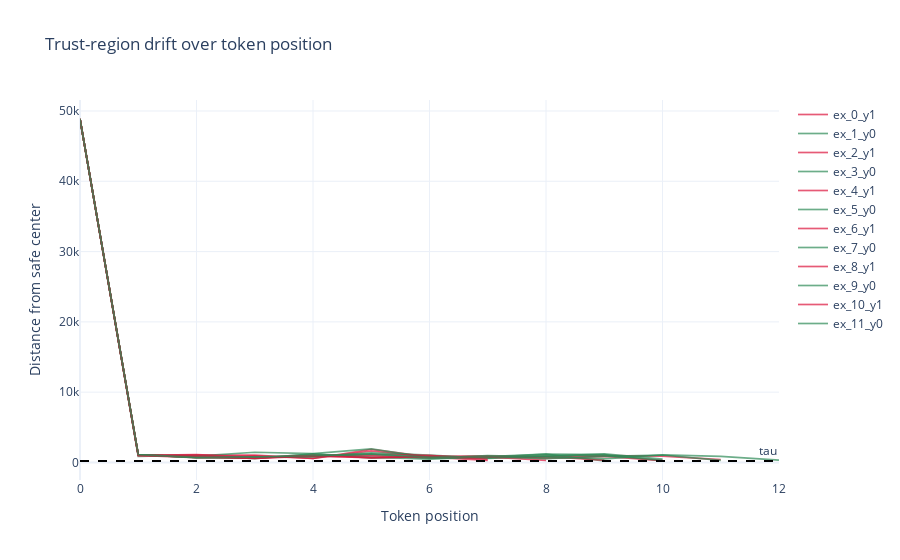

Write notebook code for a chart like this one.
### Code cell
safe_center, tau = fit_trust_region(X_calib, y_calib, q=0.95)
print("Trust-region tau (95th percentile safe distance):", round(tau, 4))

if CFG.direction_method.startswith("sparse_"):
    drifts = [
        np.linalg.norm(sparse_projector.encode(traj) - safe_center[None, :], axis=1)
        for traj in trajectories
    ]
else:
    drifts = [drift_curve(traj, safe_center) for traj in trajectories]

plot_drift_curves(drifts, labels, tau=tau)

# Example simple acceptance from pooled representation (in probe feature space).
test_dists = np.linalg.norm(X_test - safe_center[None, :], axis=1)
accept = test_dists <= tau
print("Acceptance rate on test:", round(float(accept.mean()), 4))
print("Unsafe accepted:", int(((y_test == 1) & accept).sum()), "/", int((y_test == 1).sum()))

### Figure 1 — Plotly figure (JSON) as saved in the notebook; plotly's stock layout.template omitted (floating-point values rounded to 4 significant figures)
{"data": [{"line": {"color": "crimson", "width": 1.7}, "mode": "lines", "name": "ex_0_y1", "opacity": 0.7, "type": "scatter", "x": [0, 1, 2, 3, 4, 5, 6, 7, 8, 9, 10, 11], "y": [48860.0, 1114.0, 720.9, 618.5, 1041.0, 981.6, 596.3, 733.7, 821.2, 970.2, 887.6, 409.8]}, {"line": {"color": "seagreen", "width": 1.7}, "mode": "lines", "name": "ex_1_y0", "opacity": 0.7, "type": "scatter", "x": [0, 1, 2, 3, 4, 5, 6, 7, 8, 9], "y": [48860.0, 866.1, 1043.0, 531.5, 1239.0, 620.9, 864.8, 736.8, 1195.0, 207.9]}, {"line": {"color": "crimson", "width": 1.7}, "mode": "lines", "name": "ex_2_y1", "opacity": 0.7, "type": "scatter", "x": [0, 1, 2, 3, 4, 5, 6, 7], "y": [48860.0, 1089.0, 1062.0, 1040.0, 584.0, 1627.0, 751.3, 281.8]}, {"line": {"color": "seagreen", "width": 1.7}, "mode": "lines", "name": "ex_3_y0", "opacity": 0.7, "type": "scatter", "x": [0, 1, 2, 3, 4, 5, 6, 7, 8, 9, 10], "y": [48860.0, 1114.0, 720.9, 618.5, 1197.0, 763.5, 478.3, 816.6, 1178.0, 1126.0, 207.9]}, {"line": {"color": "crimson", "width": 1.7}, "mode": "lines", "name": "ex_4_y1", "opacity": 0.7, "type": "scatter", "x": [0, 1, 2, 3, 4, 5, 6, 7, 8, 9], "y": [48860.0, 991.0, 674.2, 944.9, 560.3, 1848.0, 804.5, 774.9, 844.2, 328.4]}, {"line": {"color": "seagreen", "width": 1.7}, "mode": "lines", "name": "ex_5_y0", "opacity": 0.7, "type": "scatter", "x": [0, 1, 2, 3, 4, 5, 6, 7, 8, 9, 10], "y": [48860.0, 1106.0, 897.7, 1454.0, 1249.0, 1926.0, 709.1, 594.7, 875.2, 1234.0, 462.5]}, {"line": {"color": "crimson", "width": 1.7}, "mode": "lines", "name": "ex_6_y1", "opacity": 0.7, "type": "scatter", "x": [0, 1, 2, 3, 4, 5, 6, 7, 8, 9, 10], "y": [48860.0, 1114.0, 720.9, 618.5, 970.6, 642.6, 831.1, 934.1, 583.8, 876.8, 249.9]}, {"line": {"color": "seagreen", "width": 1.7}, "mode": "lines", "name": "ex_7_y0", "opacity": 0.7, "type": "scatter", "x": [0, 1, 2, 3, 4, 5, 6, 7, 8, 9, 10], "y": [48860.0, 1091.0, 695.0, 782.9, 829.7, 1383.0, 1050.0, 600.6, 999.7, 1017.0, 317.8]}, {"line": {"color": "crimson", "width": 1.7}, "mode": "lines", "name": "ex_8_y1", "opacity": 0.7, "type": "scatter", "x": [0, 1, 2, 3, 4, 5, 6, 7], "y": [48860.0, 997.1, 1101.0, 766.0, 913.7, 1132.0, 1018.0, 449.4]}, {"line": {"color": "seagreen", "width": 1.7}, "mode": "lines", "name": "ex_9_y0", "opacity": 0.7, "type": "scatter", "x": [0, 1, 2, 3, 4, 5, 6, 7, 8, 9, 10, 11, 12], "y": [48860.0, 1091.0, 695.1, 799.2, 818.1, 1181.0, 604.8, 974.9, 802.5, 504.5, 1093.0, 870.1, 342.2]}, {"line": {"color": "crimson", "width": 1.7}, "mode": "lines", "name": "ex_10_y1", "opacity": 0.7, "type": "scatter", "x": [0, 1, 2, 3, 4, 5, 6, 7, 8], "y": [48860.0, 990.9, 855.7, 574.9, 884.8, 732.3, 847.8, 803.0, 304.1]}, {"line": {"color": "seagreen", "width": 1.7}, "mode": "lines", "name": "ex_11_y0", "opacity": 0.7, "type": "scatter", "x": [0, 1, 2, 3, 4, 5, 6, 7, 8, 9, 10, 11], "y": [48860.0, 1114.0, 739.1, 787.9, 951.2, 1225.0, 778.5, 831.4, 532.6, 865.6, 1064.0, 291.8]}], "layout": {"annotations": [{"showarrow": false, "text": "tau", "x": 1, "xanchor": "right", "xref": "x domain", "y": 207.9, "yanchor": "bottom", "yref": "y"}], "shapes": [{"line": {"color": "black", "dash": "dash"}, "type": "line", "x0": 0, "x1": 1, "xref": "x domain", "y0": 207.9, "y1": 207.9, "yref": "y"}], "title": {"text": "Trust-region drift over token position"}, "xaxis": {"title": {"text": "Token position"}}, "yaxis": {"title": {"text": "Distance from safe center"}}}}
